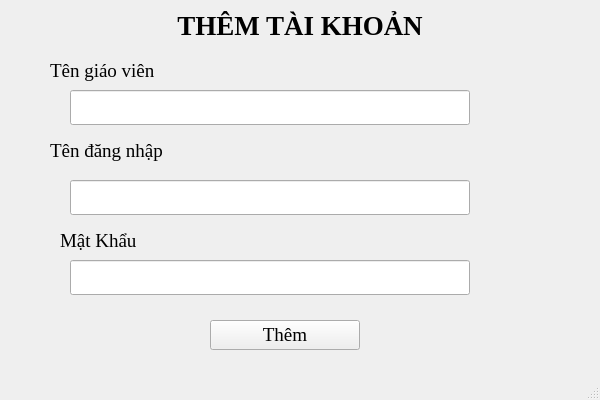
<?xml version="1.0" encoding="UTF-8"?>
<ui version="4.0">
 <class>MainWindow</class>
 <widget class="QMainWindow" name="MainWindow">
  <property name="geometry">
   <rect>
    <x>0</x>
    <y>0</y>
    <width>600</width>
    <height>400</height>
   </rect>
  </property>
  <property name="font">
   <font>
    <family>Times New Roman</family>
    <pointsize>14</pointsize>
    <weight>50</weight>
    <bold>false</bold>
   </font>
  </property>
  <property name="windowTitle">
   <string>ỨNG DỤNG ĐIỂM DANH BẰNG KHUÔN MẶT</string>
  </property>
  <widget class="QWidget" name="centralwidget">
   <widget class="QLabel" name="label">
    <property name="geometry">
     <rect>
      <x>0</x>
      <y>0</y>
      <width>600</width>
      <height>50</height>
     </rect>
    </property>
    <property name="font">
     <font>
      <pointsize>20</pointsize>
      <weight>75</weight>
      <bold>true</bold>
     </font>
    </property>
    <property name="text">
     <string>THÊM TÀI KHOẢN</string>
    </property>
    <property name="alignment">
     <set>Qt::AlignCenter</set>
    </property>
   </widget>
   <widget class="QLabel" name="lb_tengiaovien">
    <property name="geometry">
     <rect>
      <x>50</x>
      <y>60</y>
      <width>121</width>
      <height>21</height>
     </rect>
    </property>
    <property name="text">
     <string>Tên giáo viên</string>
    </property>
   </widget>
   <widget class="QLabel" name="lb_tendangnhap">
    <property name="geometry">
     <rect>
      <x>50</x>
      <y>140</y>
      <width>121</width>
      <height>21</height>
     </rect>
    </property>
    <property name="text">
     <string>Tên đăng nhập</string>
    </property>
   </widget>
   <widget class="QLabel" name="lb_matkhau">
    <property name="geometry">
     <rect>
      <x>60</x>
      <y>230</y>
      <width>121</width>
      <height>21</height>
     </rect>
    </property>
    <property name="text">
     <string>Mật Khẩu</string>
    </property>
   </widget>
   <widget class="QLineEdit" name="ip_fullname">
    <property name="geometry">
     <rect>
      <x>70</x>
      <y>90</y>
      <width>400</width>
      <height>35</height>
     </rect>
    </property>
   </widget>
   <widget class="QLineEdit" name="ip_username">
    <property name="geometry">
     <rect>
      <x>70</x>
      <y>180</y>
      <width>400</width>
      <height>35</height>
     </rect>
    </property>
   </widget>
   <widget class="QLineEdit" name="ip_password">
    <property name="geometry">
     <rect>
      <x>70</x>
      <y>260</y>
      <width>400</width>
      <height>35</height>
     </rect>
    </property>
   </widget>
   <widget class="QPushButton" name="btn_Sigin">
    <property name="geometry">
     <rect>
      <x>210</x>
      <y>320</y>
      <width>150</width>
      <height>30</height>
     </rect>
    </property>
    <property name="text">
     <string>Thêm</string>
    </property>
   </widget>
  </widget>
  <widget class="QMenuBar" name="menubar">
   <property name="geometry">
    <rect>
     <x>0</x>
     <y>0</y>
     <width>600</width>
     <height>27</height>
    </rect>
   </property>
  </widget>
  <widget class="QStatusBar" name="statusbar"/>
 </widget>
 <resources/>
 <connections/>
</ui>
